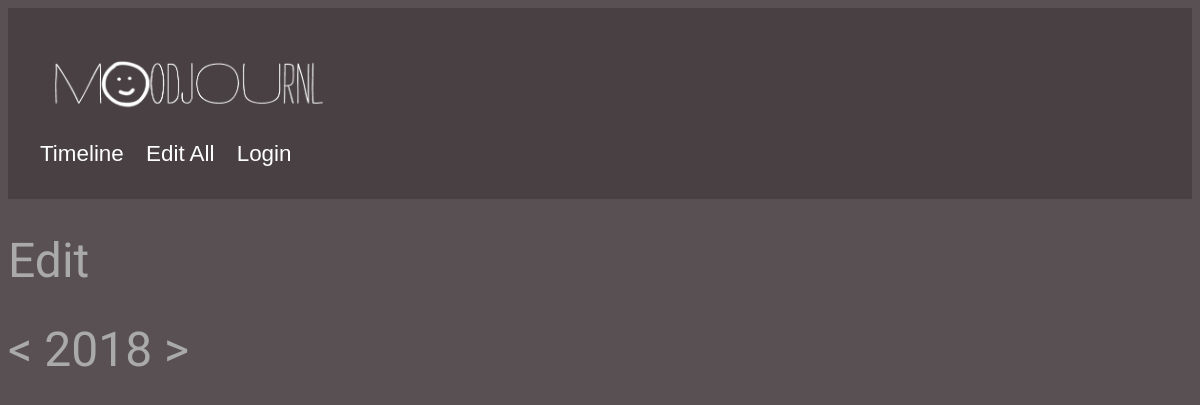
Before: /edit (signed in) with the older database file.
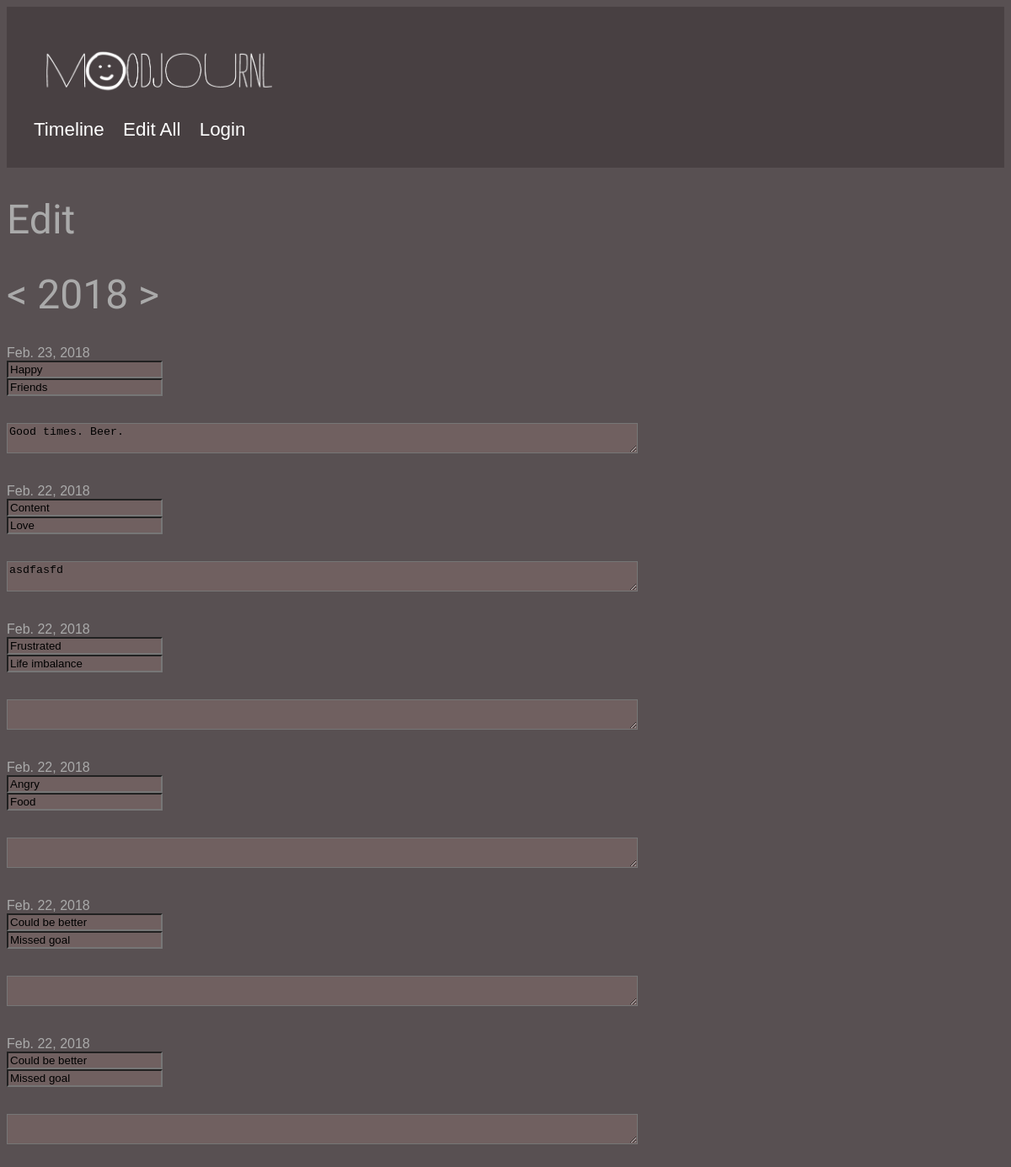
After: the same page with the newer database file.
### mood/models.py (models this page shows, shortened)
class Feeling(models.Model):
    feeling = models.CharField(max_length=200)
    trigger = models.CharField(max_length=100, default="")
    trigger2 = models.CharField(max_length=100, default="")
    trigger3 = models.CharField(max_length=100, default="")
    journal = models.TextField()
    date = models.BigIntegerField(default=0)
    user = models.ForeignKey(User, on_delete=models.CASCADE, blank=False, null=False)

### mood/views.py (the view)
# urls.py: path('edit', views.edit_all, name="edit"),
def edit_all(request):
    if not request.user or not request.user.is_authenticated:
        print("not auth")
        return redirect("login.html")
    feeling_set = Feeling.objects.filter(user_id=request.user.id)
    feeling_arr = []
    feeling_set = sorted(feeling_set, key=lambda feel: feel.date, reverse=True)
    for f in feeling_set:
        f.date = datetime.date.fromtimestamp(f.date/1000.0)
        feeling_arr.append(f)
    return render(request, "edit_all.html", { "feeling_data": feeling_arr, "questions": questions, "triggers" : triggers, } )

### mood/templates/edit_all.html (shortened to what this page needs)
{% extends 'base.html' %}
{%block content%}
<div class="pure-g">
   <div class="pure-u-3-5">
      <h1>Edit</h1>
   </div>
   <div class="pure-u-1-5">
      <h1>&lt; 2018 &gt;</h1>
   </div>
</div>
<div class="pure-g">
   <div class="pure-u-4-5">
      <form>
         {% for i in feeling_data %}
         <div class="clickset spacer-bottom" id="{{i.id}}">
            <div class="pure-g">
               <div class="pure-u-1-3">
                  {{i.date}}
               </div>
               <div class="pure-u-1-3">
                  <input type="text" value="{{i.feeling}}">
               </div>
               <div class="pure-u-1-3">
                  <input type="text" value="{{i.trigger}}">
               </div>
            </div>
            <div class="pure-g spacer-bottom spacer-top">
               <div class="pure-u-2-3 ">
                  <textarea type="text" cols="91">{{i.journal}}</textarea>
               </div>
            </div>
         </div>
         {%endfor%}
      </form>
   </div>
</div>
{%endblock%}

Changed rows visible on the page:
added Feeling: date "Feb. 23, 2018", feeling "Happy", trigger "Friends", journal "Good times. Beer."
added Feeling: date "Feb. 22, 2018", feeling "Content", trigger "Love", journal "asdfasfd"
added Feeling: date "Feb. 22, 2018", feeling "Frustrated", trigger "Life imbalance"
added Feeling: date "Feb. 22, 2018", feeling "Angry", trigger "Food"
added Feeling: date "Feb. 22, 2018", feeling "Could be better", trigger "Missed goal"
added Feeling: date "Feb. 22, 2018", feeling "Could be better", trigger "Missed goal"
